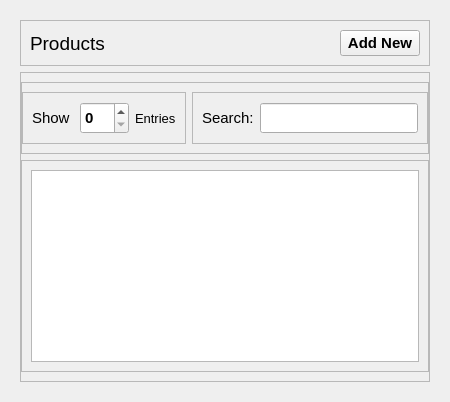
               <widget class="QWidget" name="page_7">
                <layout class="QVBoxLayout" name="verticalLayout_16">
                 <item>
                  <widget class="QWidget" name="widget_6" native="true">
                   <layout class="QVBoxLayout" name="verticalLayout_31">
                    <item alignment="Qt::AlignTop">
                     <widget class="QFrame" name="frame_24">
                      <property name="frameShape">
                       <enum>QFrame::StyledPanel</enum>
                      </property>
                      <property name="frameShadow">
                       <enum>QFrame::Raised</enum>
                      </property>
                      <layout class="QHBoxLayout" name="horizontalLayout_26">
                       <item>
                        <widget class="QLabel" name="label_11">
                         <property name="font">
                          <font>
                           <pointsize>14</pointsize>
                           <weight>50</weight>
                           <bold>false</bold>
                           <underline>false</underline>
                          </font>
                         </property>
                         <property name="text">
                          <string>Products</string>
                         </property>
                        </widget>
                       </item>
                       <item alignment="Qt::AlignRight">
                        <widget class="QPushButton" name="pushButton_17">
                         <property name="font">
                          <font>
                           <pointsize>11</pointsize>
                           <weight>75</weight>
                           <bold>true</bold>
                          </font>
                         </property>
                         <property name="text">
                          <string>Add New</string>
                         </property>
                         <property name="icon">
                          <iconset resource="icons/icons.qrc">
                           <normaloff>:/icons/plus.svg</normaloff>:/icons/plus.svg</iconset>
                         </property>
                         <property name="iconSize">
                          <size>
                           <width>24</width>
                           <height>24</height>
                          </size>
                         </property>
                        </widget>
                       </item>
                      </layout>
                     </widget>
                    </item>
                    <item>
                     <widget class="QFrame" name="frame_25">
                      <property name="sizePolicy">
                       <sizepolicy hsizetype="Expanding" vsizetype="Expanding">
                        <horstretch>0</horstretch>
                        <verstretch>0</verstretch>
                       </sizepolicy>
                      </property>
                      <property name="frameShape">
                       <enum>QFrame::StyledPanel</enum>
                      </property>
                      <property name="frameShadow">
                       <enum>QFrame::Raised</enum>
                      </property>
                      <layout class="QVBoxLayout" name="verticalLayout_33">
                       <property name="leftMargin">
                        <number>0</number>
                       </property>
                       <property name="rightMargin">
                        <number>0</number>
                       </property>
                       <item>
                        <widget class="QFrame" name="frame_26">
                         <property name="frameShape">
                          <enum>QFrame::StyledPanel</enum>
                         </property>
                         <property name="frameShadow">
                          <enum>QFrame::Raised</enum>
                         </property>
                         <layout class="QHBoxLayout" name="horizontalLayout_27">
                          <property name="leftMargin">
                           <number>0</number>
                          </property>
                          <property name="rightMargin">
                           <number>0</number>
                          </property>
                          <item alignment="Qt::AlignLeft">
                           <widget class="QFrame" name="frame_27">
                            <property name="font">
                             <font>
                              <pointsize>4</pointsize>
                             </font>
                            </property>
                            <property name="frameShape">
                             <enum>QFrame::StyledPanel</enum>
                            </property>
                            <property name="frameShadow">
                             <enum>QFrame::Raised</enum>
                            </property>
                            <layout class="QHBoxLayout" name="horizontalLayout_28">
                             <item>
                              <widget class="QLabel" name="label_35">
                               <property name="font">
                                <font>
                                 <pointsize>11</pointsize>
                                </font>
                               </property>
                               <property name="text">
                                <string>Show </string>
                               </property>
                              </widget>
                             </item>
                             <item>
                              <widget class="QSpinBox" name="spinBox_2">
                               <property name="sizePolicy">
                                <sizepolicy hsizetype="Minimum" vsizetype="Preferred">
                                 <horstretch>0</horstretch>
                                 <verstretch>0</verstretch>
                                </sizepolicy>
                               </property>
                               <property name="minimumSize">
                                <size>
                                 <width>49</width>
                                 <height>32</height>
                                </size>
                               </property>
                               <property name="font">
                                <font>
                                 <pointsize>11</pointsize>
                                 <weight>75</weight>
                                 <bold>true</bold>
                                </font>
                               </property>
                              </widget>
                             </item>
                             <item>
                              <widget class="QLabel" name="label_36">
                               <property name="font">
                                <font>
                                 <pointsize>10</pointsize>
                                </font>
                               </property>
                               <property name="text">
                                <string>Entries</string>
                               </property>
                              </widget>
                             </item>
                            </layout>
                           </widget>
                          </item>
                          <item alignment="Qt::AlignRight">
                           <widget class="QFrame" name="frame_28">
                            <property name="frameShape">
                             <enum>QFrame::StyledPanel</enum>
                            </property>
                            <property name="frameShadow">
                             <enum>QFrame::Raised</enum>
                            </property>
                            <layout class="QHBoxLayout" name="horizontalLayout_29">
                             <item>
                              <widget class="QLabel" name="label_37">
                               <property name="font">
                                <font>
                                 <pointsize>11</pointsize>
                                </font>
                               </property>
                               <property name="text">
                                <string>Search:</string>
                               </property>
                              </widget>
                             </item>
                             <item>
                              <widget class="QLineEdit" name="lineEdit_2">
                               <property name="sizePolicy">
                                <sizepolicy hsizetype="Minimum" vsizetype="Maximum">
                                 <horstretch>0</horstretch>
                                 <verstretch>0</verstretch>
                                </sizepolicy>
                               </property>
                               <property name="minimumSize">
                                <size>
                                 <width>158</width>
                                 <height>0</height>
                                </size>
                               </property>
                               <property name="maximumSize">
                                <size>
                                 <width>16777215</width>
                                 <height>30</height>
                                </size>
                               </property>
                               <property name="baseSize">
                                <size>
                                 <width>0</width>
                                 <height>0</height>
                                </size>
                               </property>
                               <property name="font">
                                <font>
                                 <pointsize>10</pointsize>
                                </font>
                               </property>
                              </widget>
                             </item>
                            </layout>
                           </widget>
                          </item>
                         </layout>
                        </widget>
                       </item>
                       <item>
                        <widget class="QFrame" name="frame_29">
                         <property name="sizePolicy">
                          <sizepolicy hsizetype="Preferred" vsizetype="Expanding">
                           <horstretch>0</horstretch>
                           <verstretch>0</verstretch>
                          </sizepolicy>
                         </property>
                         <property name="frameShape">
                          <enum>QFrame::StyledPanel</enum>
                         </property>
                         <property name="frameShadow">
                          <enum>QFrame::Raised</enum>
                         </property>
                         <layout class="QVBoxLayout" name="verticalLayout_34">
                          <item>
                           <widget class="QTableView" name="tableView_2"/>
                          </item>
                         </layout>
                        </widget>
                       </item>
                      </layout>
                     </widget>
                    </item>
                   </layout>
                  </widget>
                 </item>
                </layout>
               </widget>
